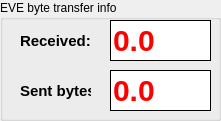
  <widget class="QGroupBox" name="groupBox_3" >
   <property name="geometry" >
    <rect>
     <x>10</x>
     <y>320</y>
     <width>221</width>
     <height>121</height>
    </rect>
   </property>
   <property name="title" >
    <string>EVE byte transfer info</string>
   </property>
   <widget class="QLabel" name="label_10" >
    <property name="geometry" >
     <rect>
      <x>20</x>
      <y>30</y>
      <width>72</width>
      <height>21</height>
     </rect>
    </property>
    <property name="styleSheet" >
     <string>QLabel&#xd;
 {&#xd;
   border-width: 1px;  &#xd;
   border-color: black;&#xd;
   font: bold 15px;&#xd;
 }&#xd;
</string>
    </property>
    <property name="text" >
     <string>Received:</string>
    </property>
   </widget>
   <widget class="QLineEdit" name="IDC_ComByteCounter" >
    <property name="geometry" >
     <rect>
      <x>110</x>
      <y>20</y>
      <width>101</width>
      <height>41</height>
     </rect>
    </property>
    <property name="styleSheet" >
     <string>QLineEdit&#xd;
 {&#xd;
   background-color: white;&#xd;
   border-style: outset;&#xd;
   border-width: 1px;  &#xd;
   border-color: black;&#xd;
   font: bold 30px;&#xd;
   color: red;&#xd;
 }&#xd;
</string>
    </property>
    <property name="text" >
     <string>0.0</string>
    </property>
   </widget>
   <widget class="QLineEdit" name="IDC_ComByteCounterSent" >
    <property name="geometry" >
     <rect>
      <x>110</x>
      <y>70</y>
      <width>101</width>
      <height>41</height>
     </rect>
    </property>
    <property name="styleSheet" >
     <string>QLineEdit&#xd;
 {&#xd;
   background-color: white;&#xd;
   border-style: outset;&#xd;
   border-width: 1px;  &#xd;
   border-color: black;&#xd;
   font: bold 30px;&#xd;
   color: red;&#xd;
 }&#xd;
</string>
    </property>
    <property name="text" >
     <string>0.0</string>
    </property>
   </widget>
   <widget class="QLabel" name="label_11" >
    <property name="geometry" >
     <rect>
      <x>20</x>
      <y>80</y>
      <width>71</width>
      <height>21</height>
     </rect>
    </property>
    <property name="styleSheet" >
     <string>QLabel&#xd;
 {&#xd;
   border-width: 1px;  &#xd;
   border-color: black;&#xd;
   font: bold 15px;&#xd;
 }&#xd;
</string>
    </property>
    <property name="text" >
     <string>Sent bytes:</string>
    </property>
   </widget>
  </widget>
